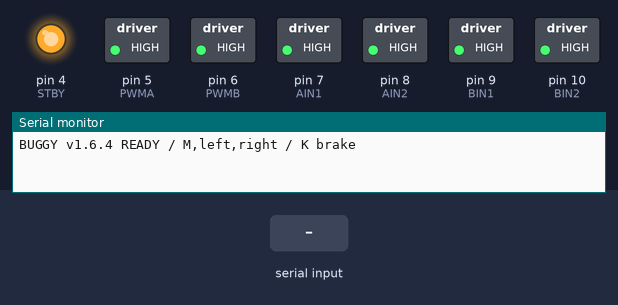
This sketch was run on a simulated Arduino Uno, built with avr-gcc and run on an emulated ATmega328P. Shown: switched loads named in the sketch (green lamp = pin HIGH), output pins drawn as LEDs (lit = HIGH), the last lines printed to the serial monitor. The inputs (shaded band) are chosen by the test bench.

Above: at 1.2 s.
1.3 s: "F,45\n" received over Serial
At 2.0 s:
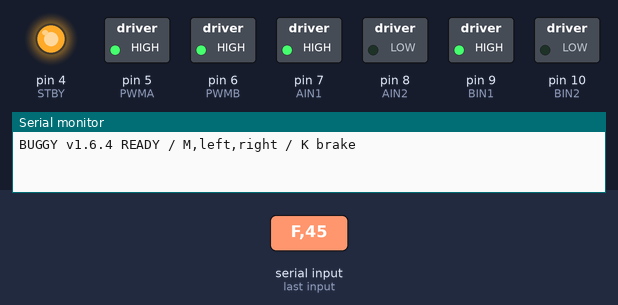
4.0 s: "1\n" received over Serial
At 4.9 s:
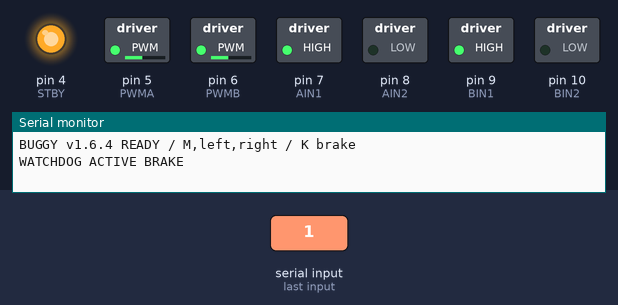
6.7 s: "B,45\n" received over Serial
At 7.4 s:
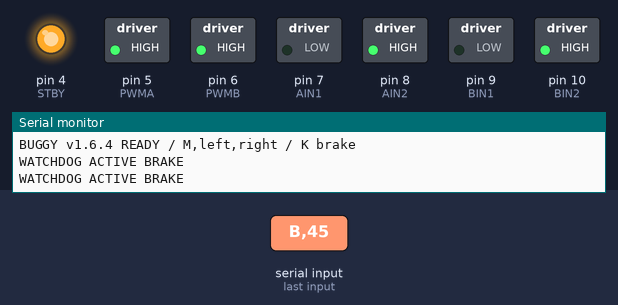
9.4 s: "2\n" received over Serial
At 10.3 s:
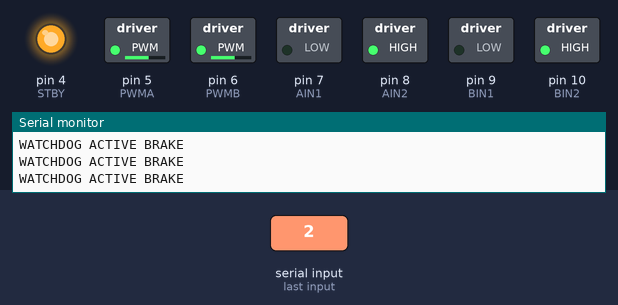
12.1 s: "L90\n" received over Serial
At 12.6 s:
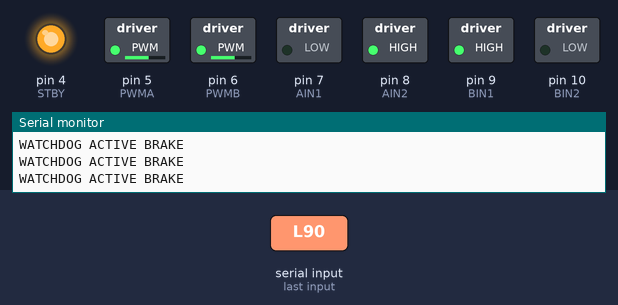
14.8 s: "3\n" received over Serial
At 15.7 s:
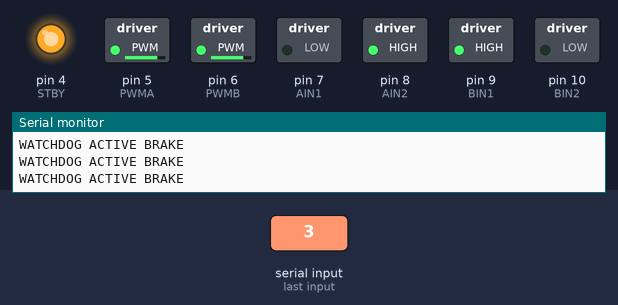
Timing chart, 0 to 17.8 s (numbered marks = the images above; inputs shaded):
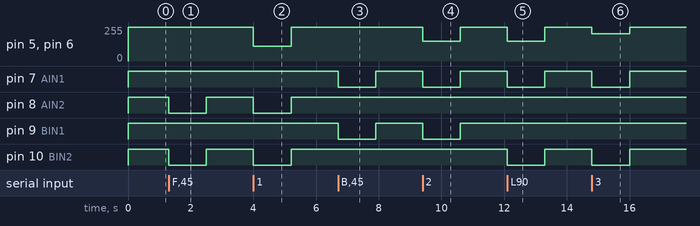

The sketch:

BuggyController.ino
```cpp
#include <SoftwareSerial.h>
#include <stdlib.h>
#include <string.h>

/*
  BUGGY CONTROL CENTER v1.6.4 (based on v1.6.3)
  Arduino Uno + TB6612FNG + HM-10 at 9600 baud

  Pins are unchanged from v1.1:
  D4 STBY, D5 PWMA, D6 PWMB, D7 AIN1, D8 AIN2, D9 BIN1, D10 BIN2
  D2 RX from HM-10 TX, D3 TX to HM-10 RX via 3.3 V logic-level divider

  Incoming BLE/USB commands (only framed M packets drive via BLE):
    M,<left>,<right>\n   Signed PWM (-255..255), 0,0 = ACTIVE BRAKE
    K\n                 Both wheels ACTIVE SHORT BRAKE (TB6612FNG IN1=IN2=HIGH)
    Q\n                 Safe firmware handshake: replies H,13\n
    Legacy F B L R S 1 2 3 4 also supported for basic debugging

  Outgoing HM-10 UART telemetry at most every 1000 ms when RX idle:
    T,<left>,<right>,<state>,<seq>,<accepted_count>\n
    state D=drive C=coast B=active brake W=watchdog brake
  These are the driver PWM COMMANDS, NOT wheel-speed measurements.
  Requires a BLE characteristic supporting notifications (typically FFE1).

  WARNING: The label "cabbagelover" in the app does NOT rename your HM-10.
*/

const byte STBY = 4;
const byte PWMA = 5;
const byte PWMB = 6;
const byte AIN1 = 7;
const byte AIN2 = 8;
const byte BIN1 = 9;
const byte BIN2 = 10;

const int LEFT_MOTOR_POLARITY = 1;  // Change to -1 if this motor turns backward.
const int RIGHT_MOTOR_POLARITY = 1;

SoftwareSerial BT(2, 3);
// BLE UART packets can be delayed by Windows BLE scheduling and SoftwareSerial.
// Allow a short interruption without stalling, but always stop after a lost link.
const unsigned long WATCHDOG_MS = 1200;
// Fewer outgoing SoftwareSerial bytes means fewer missed inbound drive frames.
const unsigned long TELEMETRY_MS = 1000;
// SoftwareSerial is half-duplex: sending telemetry while the wheels run can
// silently drop incoming motor commands. Prioritize drive safety and report
// received packet count once the driver is braked.
const bool TELEMETRY_WHILE_MOVING = false;
// SoftwareSerial cannot receive reliably while sending. Let incoming bytes
// finish first and leave an idle gap before transmitting optional telemetry.
const unsigned long RX_QUIET_MS = 45;
const unsigned long PACKET_TIMEOUT_MS = 180;
unsigned long lastRxByteAt = 0;
unsigned long lastMotionCommand = 0;
unsigned long lastTelemetry = 0;
unsigned int telemetrySeq = 0;
unsigned long acceptedDrivePackets = 0;
int legacySpeed = 150;
int legacyLeftDir = 0;
int legacyRightDir = 0;
int currentLeft = 0;
int currentRight = 0;
char driveState = 'C';
// After a watchdog stop, stale/replayed drive packets must not restart motors.
bool watchdogLockout = false;

char packet[24];
byte packetPos = 0;
bool receivingPacket = false;
bool handshakePending = false;

void motorDrive(byte pwm, byte in1, byte in2, int signedPower) {
  signedPower = constrain(signedPower, -255, 255);
  analogWrite(pwm, 0);
  if (signedPower == 0) {
    // Hold an idle wheel in short brake, even when the other wheel is driven.
    // Otherwise a zero-power wheel COASTS and the buggy keeps drifting/turning.
    digitalWrite(in1, HIGH);
    digitalWrite(in2, HIGH);
    analogWrite(pwm, 255);
    return;
  }
  digitalWrite(in1, signedPower > 0 ? HIGH : LOW);
  digitalWrite(in2, signedPower > 0 ? LOW : HIGH);
  analogWrite(pwm, abs(signedPower));
}

void activeBrake(char state = 'B');

void commandWheels(int left, int right) {
  // Zero drive means BRAKE rather than coast: a held key may be lost by BLE.
  if (left == 0 && right == 0) {
    activeBrake();
    return;
  }
  currentLeft = constrain(left, -255, 255);
  currentRight = constrain(right, -255, 255);
  motorDrive(PWMA, AIN1, AIN2, currentLeft * LEFT_MOTOR_POLARITY);
  motorDrive(PWMB, BIN1, BIN2, currentRight * RIGHT_MOTOR_POLARITY);
  driveState = (currentLeft || currentRight) ? 'D' : 'C';
  lastMotionCommand = millis();
}

void activeBrake(char state) {
  // Toshiba TB6612FNG datasheet: IN1=IN2=HIGH, STBY=HIGH => short brake.
  // This stops the wheels more decisively than simply removing drive.
  currentLeft = 0;
  currentRight = 0;
  digitalWrite(STBY, HIGH);
  // Set both direction pairs to short-brake BEFORE re-enabling PWM.
  // Otherwise there can be a momentary full-power drive pulse.
  digitalWrite(AIN1, HIGH);
  digitalWrite(AIN2, HIGH);
  digitalWrite(BIN1, HIGH);
  digitalWrite(BIN2, HIGH);
  analogWrite(PWMA, 255);
  analogWrite(PWMB, 255);
  driveState = state;
  lastMotionCommand = millis();
}

void legacyMotion() {
  commandWheels(legacyLeftDir * legacySpeed, legacyRightDir * legacySpeed);
}

void legacyByte(char value) {
  switch (value) {
    case 'F': legacyLeftDir = 1; legacyRightDir = 1; legacyMotion(); break;
    case 'B': legacyLeftDir = -1; legacyRightDir = -1; legacyMotion(); break;
    case 'L': legacyLeftDir = -1; legacyRightDir = 1; legacyMotion(); break;
    case 'R': legacyLeftDir = 1; legacyRightDir = -1; legacyMotion(); break;
    case 'S': legacyLeftDir = 0; legacyRightDir = 0; commandWheels(0, 0); break;
    case 'K': activeBrake(); break;
    case 'Q': handshakePending = true; Serial.println(F("H,13")); break;
    case '1': legacySpeed = 110; legacyMotion(); break;
    case '2': legacySpeed = 150; legacyMotion(); break;
    case '3': legacySpeed = 205; legacyMotion(); break;
    case '4': legacySpeed = 255; legacyMotion(); break;
  }
}

bool parseSignedInt(const char* s) {
  if (*s == '-' || *s == '+') ++s;
  if (*s < '0' || *s > '9') return false;
  while (*s >= '0' && *s <= '9') ++s;
  return *s == '\0';
}

void processPacket(char* line) {
  if (line[0] != 'M' || line[1] != ',') return;
  char* comma = strchr(line + 2, ',');
  if (!comma) return;
  *comma = '\0';
  const char* leftText = line + 2;
  const char* rightText = comma + 1;
  if (!parseSignedInt(leftText) || !parseSignedInt(rightText)) return;
  if (strlen(leftText) > 4 || strlen(rightText) > 4) return;
  int left = atoi(leftText);
  int right = atoi(rightText);
  if (left < -255 || left > 255 || right < -255 || right > 255) return;
  // A stale held-key stream must never re-start motors after a watchdog stop.
  // A deliberate stop (K or M,0,0) clears lockout; next new key press may drive.
  if (watchdogLockout && (left != 0 || right != 0)) return;
  if (left == 0 && right == 0) watchdogLockout = false;
  commandWheels(left, right);
  ++acceptedDrivePackets;
}

void receiveByte(char value, bool usbDebug) {
  // Safety priority: K can never be part of a valid numeric M packet.
  // Accept it even if a previous M frame lost its newline or was truncated.
  if (value == 'K') {
    packetPos = 0;
    receivingPacket = false;
    watchdogLockout = false;
    activeBrake();
    return;
  }
  // If a packet is interrupted, a fresh M can resync without requiring reset.
  // M is not valid inside a signed numeric motor payload.
  if (receivingPacket && value == 'M') {
    packet[0] = 'M';
    packetPos = 1;
    return;
  }
  if (receivingPacket) {
    if (value == '\n' || value == '\r') {
      packet[packetPos] = '\0';
      processPacket(packet);
      packetPos = 0;
      receivingPacket = false;
    } else if (packetPos < sizeof(packet) - 1) {
      packet[packetPos++] = value;
    } else {
      // Drop malformed long packets rather than executing truncated commands.
      packetPos = 0;
      receivingPacket = false;
    }
  } else if (value == 'M') {
    receivingPacket = true;
    packet[0] = 'M';
    packetPos = 1;
  } else if (value == 'Q') {
    // Never send SoftwareSerial output while a motor packet is arriving.
    handshakePending = true;
    Serial.println(F("H,13"));
  } else if (usbDebug) {
    // Legacy single-byte drive commands are intentionally USB-only.
    // Noise/corrupt BLE bytes must never start the motor.
    legacyByte(value);
  }
}

void sendTelemetry() {
  // One short write limits SoftwareSerial transmit time. Telemetry describes
  // the Arduino's commanded PWM, not actual motor rotation or battery level.
  char frame[48];
  int n = snprintf(frame, sizeof(frame), "T,%d,%d,%c,%u,%lu\n",
                   currentLeft, currentRight, driveState, telemetrySeq,
                   acceptedDrivePackets);
  if (n > 0 && n < (int)sizeof(frame)) {
    BT.write((const uint8_t*)frame, (size_t)n);
    telemetrySeq = (telemetrySeq + 1) % 1000;
  }
}

void setup() {
  pinMode(STBY, OUTPUT);
  digitalWrite(STBY, LOW);
  pinMode(PWMA, OUTPUT);
  pinMode(PWMB, OUTPUT);
  pinMode(AIN1, OUTPUT);
  pinMode(AIN2, OUTPUT);
  pinMode(BIN1, OUTPUT);
  pinMode(BIN2, OUTPUT);
  // No coast-on-boot: arm the hardware short brake before enabling STBY.
  digitalWrite(AIN1, HIGH);
  digitalWrite(AIN2, HIGH);
  digitalWrite(BIN1, HIGH);
  digitalWrite(BIN2, HIGH);
  analogWrite(PWMA, 255);
  analogWrite(PWMB, 255);
  driveState = 'B';
  currentLeft = currentRight = 0;
  lastMotionCommand = millis();
  Serial.begin(9600);
  BT.begin(9600);
  digitalWrite(STBY, HIGH);
  Serial.println(F("BUGGY v1.6.4 READY / M,left,right / K brake"));
}

void loop() {
  // Consume incoming motor commands before doing any outgoing UART work.
  // Update lastRxByteAt for every byte (including packet fragments).
  while (BT.available() > 0) {
    char incoming = (char)BT.read();
    lastRxByteAt = millis();
    receiveByte(incoming, false);
  }
  while (Serial.available() > 0) receiveByte((char)Serial.read(), true);

  if (receivingPacket && millis() - lastRxByteAt > PACKET_TIMEOUT_MS) {
    receivingPacket = false;
    packetPos = 0;
  }

  if ((currentLeft != 0 || currentRight != 0) &&
      (millis() - lastMotionCommand > WATCHDOG_MS)) {
    activeBrake('W');  // Active brake if BLE commands stop unexpectedly.
    watchdogLockout = true;  // require a fresh release before more motion
    Serial.println(F("WATCHDOG ACTIVE BRAKE"));
  }

  // SoftwareSerial cannot receive while transmitting. A deferred handshake
  // goes ahead of periodic telemetry but only after a quiet UART gap.
  if (!receivingPacket && BT.available() == 0 &&
      (TELEMETRY_WHILE_MOVING || (currentLeft == 0 && currentRight == 0)) &&
      millis() - lastRxByteAt >= RX_QUIET_MS) {
    if (handshakePending) {
      handshakePending = false;
      BT.println(F("H,13"));
    } else if (millis() - lastTelemetry >= TELEMETRY_MS &&
               (TELEMETRY_WHILE_MOVING || (currentLeft == 0 && currentRight == 0))) {
      lastTelemetry = millis();
      sendTelemetry();
    }
  }
}
```

Measured:
- after the input at 1.3 s, pin 8 (AIN2), pin 10 (BIN2): HIGH → LOW at once, → HIGH 1.2 s later
- after the input at 4.0 s, pin 5 (PWMA), pin 6 (PWMB): 255/255 → 110/255 at once, → 255/255 1.2 s later; pin 8 (AIN2), pin 10 (BIN2): HIGH → LOW at once, → HIGH 1.2 s later
- after the input at 6.7 s, pin 7 (AIN1), pin 9 (BIN1): HIGH → LOW at once, → HIGH 1.2 s later
- after the input at 9.4 s, pin 5 (PWMA), pin 6 (PWMB): 255/255 → 150/255 at once, → 255/255 1.2 s later; pin 7 (AIN1), pin 9 (BIN1): HIGH → LOW at once, → HIGH 1.2 s later
- after the input at 12.1 s, pin 5 (PWMA), pin 6 (PWMB): 255/255 → 150/255 at once, → 255/255 1.2 s later; pin 7 (AIN1), pin 10 (BIN2): HIGH → LOW at once, → HIGH 1.2 s later
- after the input at 14.8 s, pin 5 (PWMA), pin 6 (PWMB): 255/255 → 205/255 at once, → 255/255 1.2 s later; pin 7 (AIN1), pin 10 (BIN2): HIGH → LOW at once, → HIGH 1.2 s later
